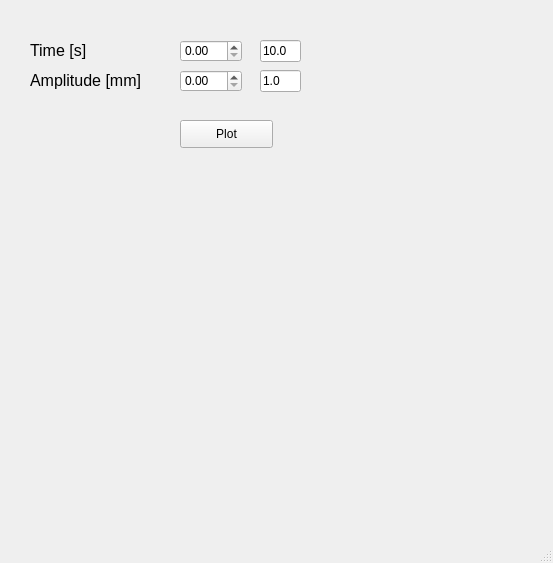
<?xml version="1.0" encoding="UTF-8"?>
<ui version="4.0">
 <class>MainWindow</class>
 <widget class="QMainWindow" name="MainWindow">
  <property name="geometry">
   <rect>
    <x>0</x>
    <y>0</y>
    <width>553</width>
    <height>563</height>
   </rect>
  </property>
  <property name="windowTitle">
   <string>MainWindow</string>
  </property>
  <widget class="QWidget" name="centralwidget">
   <widget class="QPushButton" name="pushButton_plot">
    <property name="geometry">
     <rect>
      <x>180</x>
      <y>120</y>
      <width>93</width>
      <height>28</height>
     </rect>
    </property>
    <property name="text">
     <string>Plot</string>
    </property>
   </widget>
   <widget class="QLineEdit" name="lineEdit_time">
    <property name="geometry">
     <rect>
      <x>260</x>
      <y>40</y>
      <width>41</width>
      <height>22</height>
     </rect>
    </property>
    <property name="text">
     <string>10.0</string>
    </property>
   </widget>
   <widget class="QLabel" name="label_time">
    <property name="geometry">
     <rect>
      <x>30</x>
      <y>40</y>
      <width>121</width>
      <height>21</height>
     </rect>
    </property>
    <property name="font">
     <font>
      <pointsize>12</pointsize>
     </font>
    </property>
    <property name="text">
     <string>Time [s]</string>
    </property>
   </widget>
   <widget class="QDoubleSpinBox" name="doubleSpinBox_time">
    <property name="geometry">
     <rect>
      <x>180</x>
      <y>40</y>
      <width>62</width>
      <height>22</height>
     </rect>
    </property>
   </widget>
   <widget class="QLineEdit" name="lineEdit_amp">
    <property name="geometry">
     <rect>
      <x>260</x>
      <y>70</y>
      <width>41</width>
      <height>22</height>
     </rect>
    </property>
    <property name="text">
     <string>1.0</string>
    </property>
   </widget>
   <widget class="QLabel" name="label_amp">
    <property name="geometry">
     <rect>
      <x>30</x>
      <y>70</y>
      <width>121</width>
      <height>21</height>
     </rect>
    </property>
    <property name="font">
     <font>
      <pointsize>12</pointsize>
     </font>
    </property>
    <property name="text">
     <string>Amplitude [mm]</string>
    </property>
   </widget>
   <widget class="QDoubleSpinBox" name="doubleSpinBox_amp">
    <property name="geometry">
     <rect>
      <x>180</x>
      <y>70</y>
      <width>62</width>
      <height>22</height>
     </rect>
    </property>
   </widget>
  </widget>
  <widget class="QMenuBar" name="menubar">
   <property name="geometry">
    <rect>
     <x>0</x>
     <y>0</y>
     <width>553</width>
     <height>21</height>
    </rect>
   </property>
  </widget>
  <widget class="QStatusBar" name="statusbar"/>
 </widget>
 <resources/>
 <connections/>
</ui>
